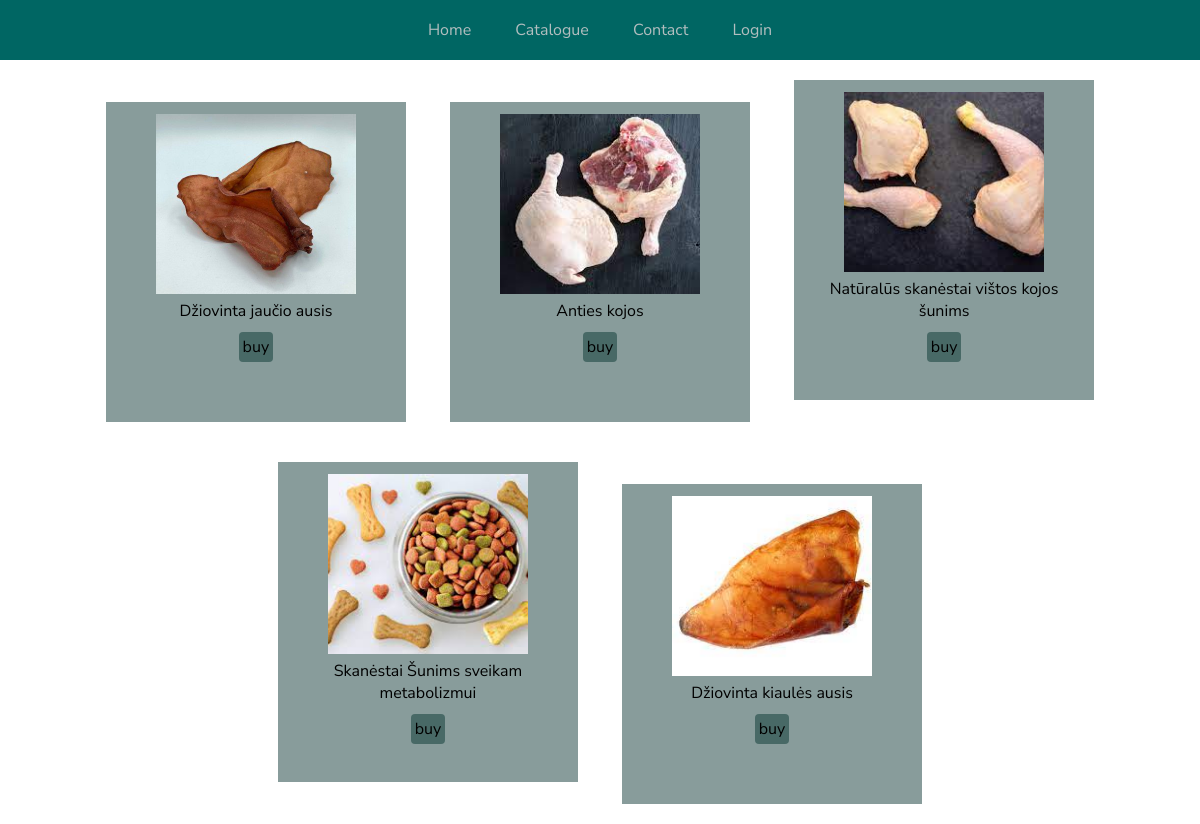
/catalog, run on the app's committed database.
### app/models.py (models this page shows, shortened)
class Treat(db.Model):
    __tablename__ = 'Treat'
    id = db.Column(db.Integer, primary_key = True)
    name = db.Column(db.String(45), unique=True)
    descreption = db.Column(db.String(120))
    price = db.Column(db.Float)
    count = db.Column(db.Integer)
    image = db.Column(db.String)

### app/routes.py (the view)
@app.route('/catalog')
def food():
    treats = Treat.query.all()
    return render_template('treats.html', title='Treats', treats=treats)

### app/routes.py (called while the page is built)
@app.before_request
def create_tables():
    db.create_all()

### app/templates/treats.html
{% extends 'base.html' %}
{% block content %}
<div class="treats">
    {% for treat in treats %}
        <div class="treat">
            <figure>
                <img src="{{ url_for('static', filename='images/') }}{{ treat.image }}" alt="{{ treat.name }}" class="treat-img">
                <figcaption>{{ treat.name }}</figcaption>
            </figure>
            <a href="{{ url_for('treat', name=treat.name) }}" class="btn">buy</a>
        </div>
    {% endfor %}
</div>
{% endblock %}

### app/templates/base.html (shortened to what this page needs)
<!DOCTYPE html>
<html lang="en">
<head>
    <link rel="stylesheet" href="{{ url_for('static', filename='css/style.css') }}">
</head>
<body>
    <nav class="menu">
        <a href="/">Home</a>
        <a href="/catalog">Catalogue</a>
        <a href="/contact">Contact</a>
        {% if not current_user.is_authenticated %}
        <a href="/login">Login</a>
        {% else %}
        <a href="{{ url_for('user', username=current_user.username) }}">Cart</a>
        <a href="{{ url_for('logout') }}">Logout</a>
        {% endif %}
    </nav>
    <main class="main">
        {% block content %} {% endblock %}
    </main>
</body>
</html>

### app/static/css/style.css (style rules this page uses)
* { margin: 0; padding: 0; box-sizing: border-box; }
.menu { background-color: #006663; height: 60px; text-align: center; }
.menu > a { margin: 20px; position: relative; line-height: 60px; color: #B2BEBF; }
body { font-family: 'Nunito Sans', sans-serif; }
a { text-decoration: none; color: black; }
.main { text-align: center; }
.treat { background-color: #889C9B; display: inline-block; margin: 20px; padding: 12px; width: 25%; height: 320px; }
.treat figcaption { margin-bottom: 14px; }
.treat-img { height: 180px; width: 200px; object-fit: cover; }
.btn { margin: 10px; border-radius: 4px; padding: 4px; background-color: #486966; transition: all .3s; }

### data on the page
Treat: image (picture), name "Džiovinta jaučio ausis"
Treat: image (picture), name "Anties kojos"
Treat: image (picture), name "Natūralūs skanėstai vištos kojos šunims"
Treat: image (picture), name "Skanėstai Šunims sveikam metabolizmui"
Treat: image (picture), name "Džiovinta kiaulės ausis"
